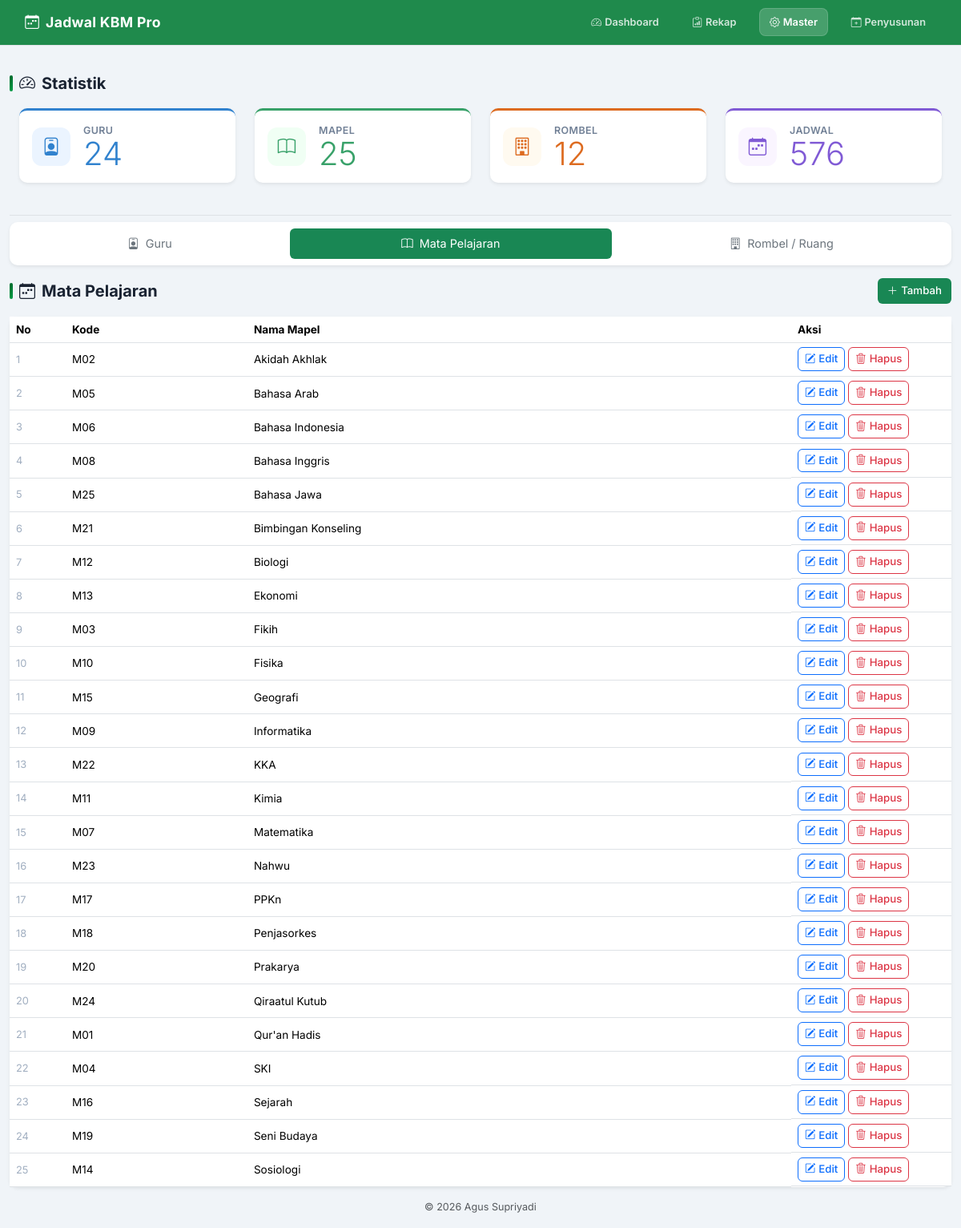
The page /master.php?type=subjects on the database its author committed.
### tables this page shows
CREATE TABLE subjects(id INTEGER PRIMARY KEY AUTOINCREMENT,code TEXT,name TEXT NOT NULL,active INTEGER DEFAULT 1);

### config/database.php (called while the page is built, shortened)
<?php
function e(?string $v): string
{
    return htmlspecialchars($v ?? '', ENT_QUOTES, 'UTF-8');
}

### master.php (the view, shortened to what this page needs)
<?php
require __DIR__ . '/config/database.php';
$pdo  = db();
$type = $_GET['type'] ?? 'teachers';
$m = [
    'teachers' => ['Guru',            ['code' => 'Kode', 'name' => 'Nama Guru', 'nip' => 'NIP'], 'bi-person-badge'],
    'subjects' => ['Mata Pelajaran',  ['code' => 'Kode', 'name' => 'Nama Mapel'],                'bi-book'],
    'classes'  => ['Rombel / Ruang',  ['name' => 'Nama Rombel'],                                  'bi-building'],
];
[$title, $fields, $icon] = $m[$type];
$editRow = null;
$rows = $pdo->query("SELECT * FROM $type ORDER BY name")->fetchAll();
require __DIR__ . '/templates/header.php';
?>
<h3 class="page-heading mx-auto pt-4" style="max-width: 1180px;"><i class="bi bi-speedometer2"></i> Statistik</h3>
<div class="row mb-4 mx-auto" style="max-width: 1180px;">
    <?php
    $cards = [
        'teachers' => ['Guru',         'bi-person-badge', '#3182ce', '#ebf4ff'],
        'subjects' => ['Mapel',        'bi-book',         '#38a169', '#f0fff4'],
        'classes'  => ['Rombel',       'bi-building',     '#dd6b20', '#fffaf0'],
        'schedules'=> ['Jadwal',       'bi-calendar-week','#805ad5', '#faf5ff'],
    ];
    foreach ($cards as $t => [$n, $icon, $color, $bg]):
        $x = $pdo->query("SELECT COUNT(*) FROM $t")->fetchColumn();
    ?>
    <div class="col-md-3 mb-3">
        <div class="card shadow-sm" style="border-top: 3px solid <?= $color ?>;">
            <div class="card-body d-flex align-items-center gap-3">
                <div style="width:48px;height:48px;border-radius:12px;background:<?= $bg ?>;
                            display:flex;align-items:center;justify-content:center;flex-shrink:0;">
                    <i class="bi <?= $icon ?>" style="font-size:1.4rem;color:<?= $color ?>;"></i>
                </div>
                <div>
                    <div style="font-size:.78rem;font-weight:600;text-transform:uppercase;
                                letter-spacing:.4px;color:#718096;"><?= $n ?></div>
                    <b class="display-6" style="color:<?= $color ?>; line-height:1;"><?= $x ?></b>
                </div>
            </div>
        </div>
    </div>
    <?php endforeach; ?>
</div>
<div class="mt-4 pt-2 border-top">
<div class="mx-auto" style="max-width: 1180px;">
    <div class="card shadow-sm mb-3">
        <div class="card-body p-2">
            <ul class="nav nav-pills nav-fill gap-2">
                <?php foreach ($m as $key => $meta): ?>
                    <?php [$label, $fieldList, $menuIcon] = $meta; ?>
                    <li class="nav-item">
                        <a class="nav-link py-2.5 <?= $type === $key ? 'active bg-success text-white' : 'text-secondary' ?>"
                           href="?type=<?= $key ?>">
                            <i class="bi <?= $menuIcon ?> me-2"></i><?= $label ?>
                        </a>
                    </li>
                <?php endforeach; ?>
            </ul>
        </div>
    </div>
    <div class="d-flex justify-content-between align-items-center mb-3">
        <h3 class="page-heading mb-0">
            <i class="bi <?= $icon ?>"></i> <?= $title ?>
        </h3>
        <a href="?type=<?= $type ?>&new=1" class="btn btn-success">
            <i class="bi bi-plus-lg me-1"></i>Tambah
        </a>
    </div>
    <div class="card shadow-sm">
        <div class="table-responsive">
            <table class="table table-sm mb-0 align-middle">
                <tr>
                    <th style="width: 70px;">No</th>
                    <?php foreach ($fields as $l): ?>
                        <th><?= $l ?></th>
                    <?php endforeach; ?>
                    <th style="width: 200px;">Aksi</th>
                </tr>
                <?php foreach ($rows as $i => $r): ?>
                    <tr <?= ($editRow && $editRow['id'] == $r['id']) ? 'class="table-warning"' : '' ?>>
                        <td style="color:#a0aec0;font-size:.8rem;"><?= $i + 1 ?></td>
                        <?php foreach ($fields as $f => $l): ?>
                            <td><?= e($r[$f]) ?></td>
                        <?php endforeach; ?>
                        <td class="d-flex gap-1 flex-wrap">
                            <a class="btn btn-sm btn-outline-primary"
                               href="?type=<?= $type ?>&edit=<?= $r['id'] ?>">
                                <i class="bi bi-pencil-square me-1"></i>Edit
                            </a>
                            <a class="btn btn-sm btn-outline-danger"
                               href="?type=<?= $type ?>&delete=<?= $r['id'] ?>"
                               onclick="return confirm('Hapus?')">
                                <i class="bi bi-trash3 me-1"></i>Hapus
                            </a>
                        </td>
                    </tr>
                <?php endforeach; ?>
            </table>
        </div>
    </div>
</div>
<?php require __DIR__ . '/templates/footer.php'; ?>

### assets/css/app.css (style rules this page uses)
*, *::before, *::after { box-sizing: border-box }
body { background: #f0f4f8; font-family: 'Inter', -apple-system, BlinkMacSystemFont, "Segoe UI", Roboto, Helvetica, Arial, sans-serif; font-size: 0.9rem; color: #1a2332; padding-top: 0; margin: 0; }
.card { border: none; border-radius: 10px; box-shadow: 0 2px 12px rgba(0, 0, 0, .07); }
.btn { border-radius: 6px; font-weight: 500; font-size: .83rem; transition: transform .12s, box-shadow .12s; }
.btn-success { background: #198754; border: none; }
.table { font-size: .85rem; }
.table td { padding: .75rem 1rem; vertical-align: middle; }
.table-sm th, .table-sm td { padding: .35rem .5rem !important; }
.page-heading { font-size: 1.25rem; font-weight: 700; color: #1a2332; margin-bottom: 1.2rem; display: flex; align-items: center; gap: .5rem; }
.page-heading::before { content: ''; display: inline-block; width: 4px; height: 1.25rem; background: linear-gradient(#006b2e, #009a44); border-radius: 2px; }

### rows shown on the page
subjects: code "M02", name "Akidah Akhlak"
subjects: code "M05", name "Bahasa Arab"
subjects: code "M06", name "Bahasa Indonesia"
subjects: code "M08", name "Bahasa Inggris"
subjects: code "M25", name "Bahasa Jawa"
subjects: code "M21", name "Bimbingan Konseling"
subjects: code "M12", name "Biologi"
subjects: code "M13", name "Ekonomi"
subjects: code "M03", name "Fikih"
subjects: code "M10", name "Fisika"
subjects: code "M15", name "Geografi"
subjects: code "M09", name "Informatika"
subjects: code "M22", name "KKA"
subjects: code "M11", name "Kimia"
subjects: code "M07", name "Matematika"
subjects: code "M23", name "Nahwu"
subjects: code "M17", name "PPKn"
subjects: code "M18", name "Penjasorkes"
subjects: code "M20", name "Prakarya"
subjects: code "M24", name "Qiraatul Kutub"
subjects: code "M01", name "Qur'an Hadis"
subjects: code "M04", name "SKI"
subjects: code "M16", name "Sejarah"
subjects: code "M19", name "Seni Budaya"
subjects: code "M14", name "Sosiologi"

### other values the page prints
$n "GURU"
$x "24"
$n "MAPEL"
$x "25"
$n "ROMBEL"
$x "12"
$n "JADWAL"
$x "576"
$label "Guru"
$label "Mata Pelajaran"
$label "Rombel / Ruang"
$title "Mata Pelajaran"
$l "Kode"
$l "Nama Mapel"
